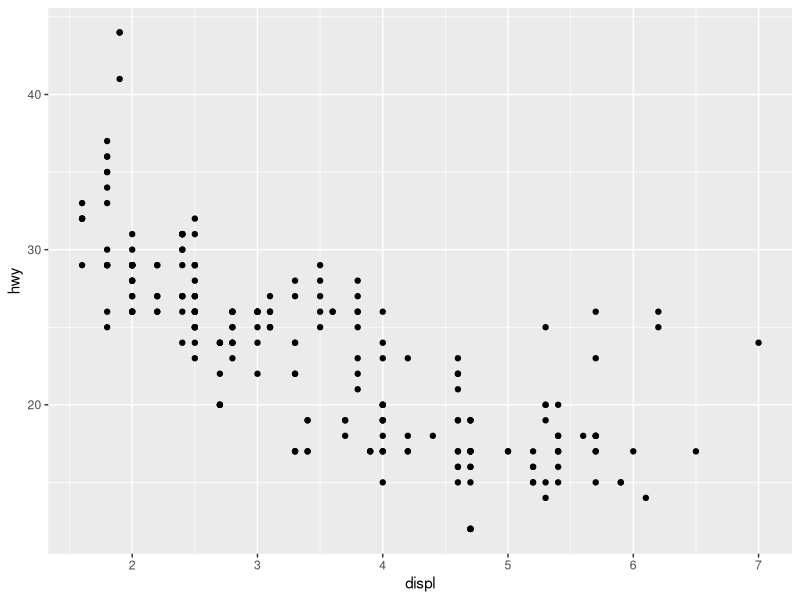
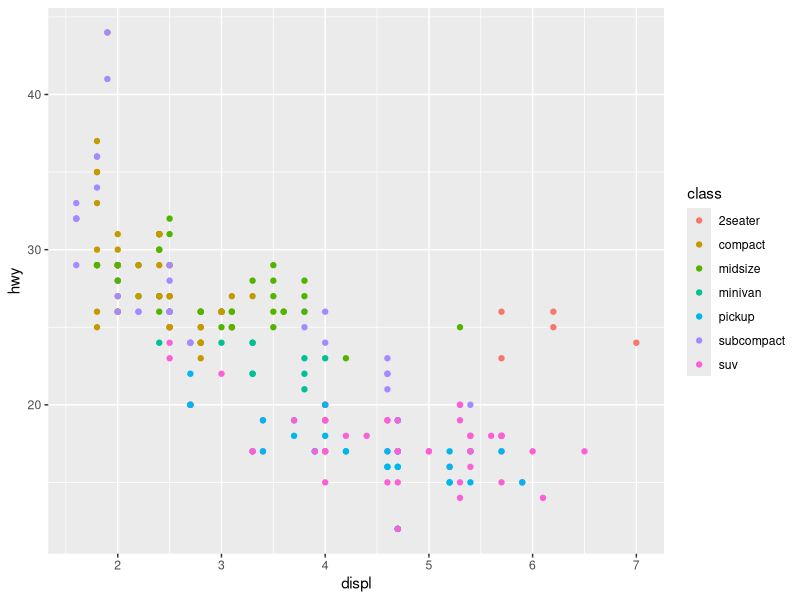
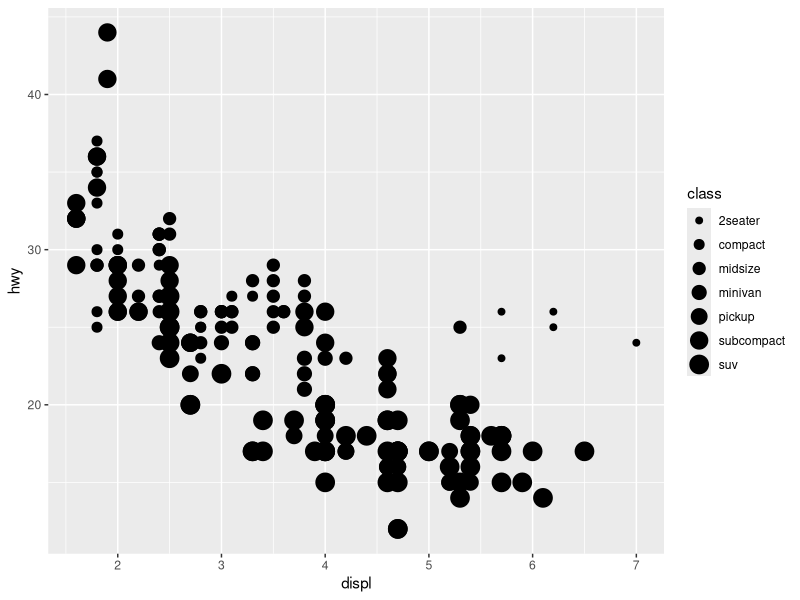
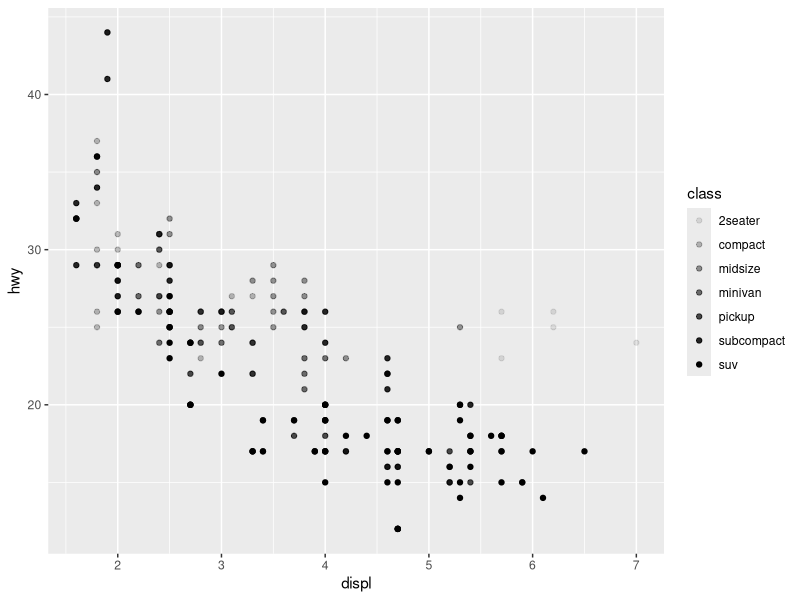
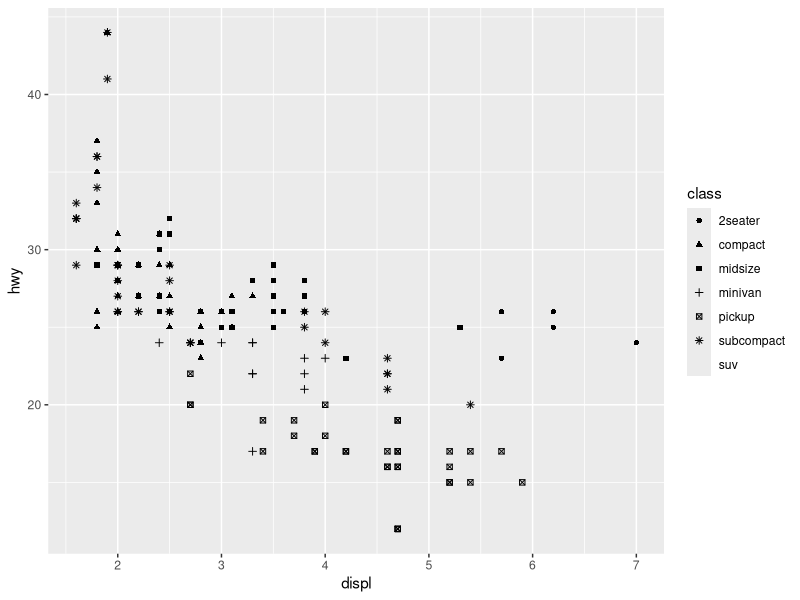
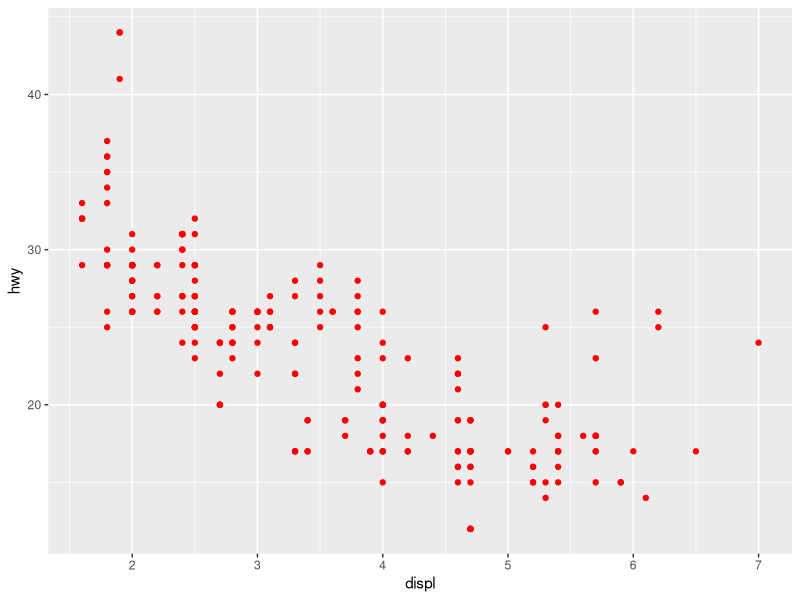
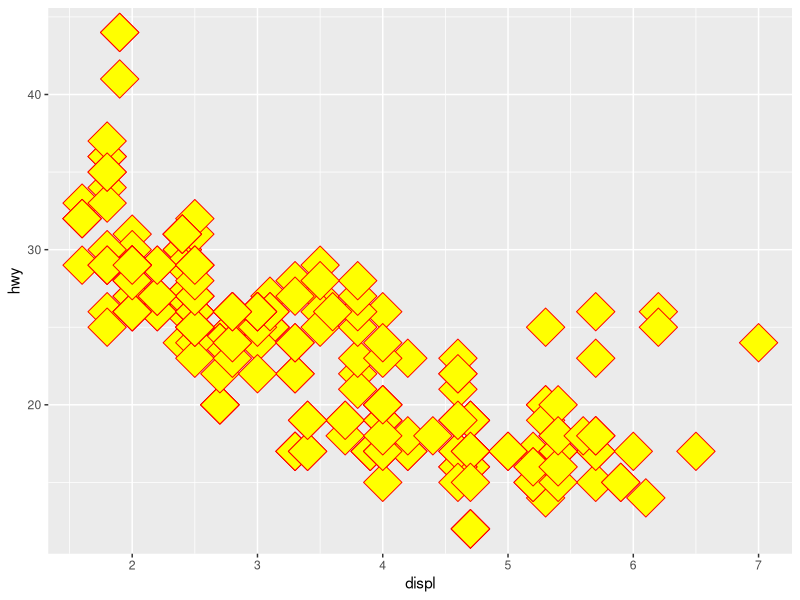
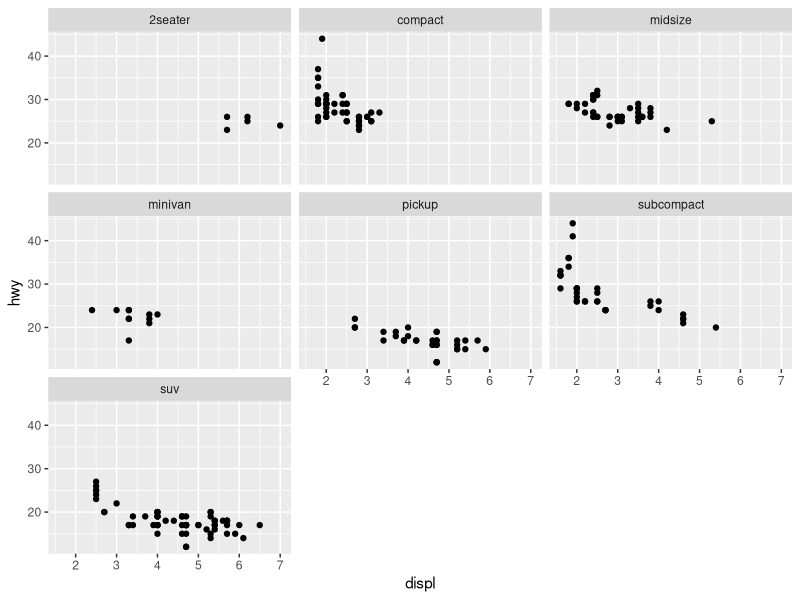

R code for these plots, in order:
#Data Visualization - 6th October 2021
library(tidyverse)

#tidyverse 1.3.1 ──
# ✓ ggplot2 3.3.5     ✓ purrr   0.3.4
# ✓ tibble  3.1.5     ✓ dplyr   1.0.7
# ✓ tidyr   1.1.4     ✓ stringr 1.4.0
# ✓ readr   2.0.2     ✓ forcats 0.5.1


#Preguntas que nos plantean:

#Los coches con motor más grande consumen más combustible
#que los coches con motor más pequeño.
#La relación consumo / tamaño es lineal? Es no lineal? Es exponencial?
#Es positiva? Es negativa?

View(mpg)
?mpg #help(mpg)
# displ: Tamaño de la cilindrada del motor del vehículo en litros.
# hwy: nº de millas recorridas en autopista por galón de combustible. (3,785411784 litros)
# Es una medida de la eficencia energética cuando el coche va por la autopista, cuántas millas
#es capaz de recorrer sólo con un galón de gasolina. 

#Scatter plot(nube de puntos)
ggplot(data = mpg) +
  geom_point(mapping = aes(x = displ, y = hwy))

# Este gráfico nos muestra una relación negativa entre el tamaño del motor
# y la eficiencia energética del combustible, es decir, cuánto mayor es el motor, 
# menos millas hace el coche, menor eficiencia y por tanto, más gasta el vehículo. 


# Queremos ver si aquellos puntos que salen del patrón general, es decir aquellos
# con un alto displ y bajo hwy (denominados outliers) se corresponden a vehículos
#híbridos ya que así justificaría que se diese esta situación ya que no sólo gastan
# combustible sino que gastan electricidad.

#Para llevar a cabo lo anterior, vamos a utilizar la variable class y vamos a 
#a representar la nube de puntos en función de dicha variable. Para ello, se
#modifica la estética de los puntos "aes". La estética incluye la posición, el 
# tamaño, forma o incluso el color de los puntos.

ggplot(data = mpg) + 
  geom_point(mapping = aes(x = displ, y = hwy, color = class))

# La conclusión que podemos sacar es que casi todos estos outliers (gran tamaño
#de motor pero bajo nivel de consumo) son coches 2seater, coches de dos asientos,
#es decir, coche para dos personas. Un 2seater podría ser un convertible, 
#un descapotable o coches pequeños. 
#En efecto, estos coches no tienen pinta de que vayan a ser híbridos, de hecho
#un coche de dos asientos es todo lo contrario, es un deportivo. Sin embargo, 
#parece ser que los coches deportivos tienen un motor más grande en cuanto a 
#capacidad de combustible que un suv (utilitario común familiar) ya que están
#mucho más a la derecha, incluso también más que las furgonetas pickup, pero
#también tiene un cuerpo más pequeño que un compacto o un midsize, lo que hace que 
#compense el tener un motor grande y ser más ergónomico, aereodinámico para
#obtener un número de millas más alto por unidad de galón. Por tanto, estos 
#coches parece ser que cumplen las expectativas y cuadran con los datos que teníamos.

#También podríamos haber mapeado la clase a la estética del tamaño de los puntos:
# (conviene que sea numérico)

ggplot(data = mpg) + 
  geom_point(mapping = aes(x = displ, y = hwy, size = class))

#Ahora podríamos utilizar la estética de alpha que controle la transparencia
#de los puntos.

ggplot(data = mpg) + 
  geom_point(mapping = aes(x = displ, y = hwy, alpha = class))

# A continuación vamos a utilizar la estética de la forma de los puntos.
#(solo permite 6 formas a la vez).

ggplot(data = mpg) + 
  geom_point(mapping = aes(x = displ, y = hwy, shape = class))

#Además podemos elegir de forma manual la estética.
#Estética global:fuera del mapping

ggplot(data = mpg)+
  geom_point(mapping = aes(x = displ, y = hwy), color = "red")
#color = nombre del color en formato string
#size = tamaño del punto en mm
#shape = forma del punto con números desde el 0 al 25.
# 0 - 14: son formas huecas y por tanto sólo se le puede cambiar el color.
# 15 - 20: son formas rellenas de color, por tanto se le puede cambiar el color.
# 21 - 25: son formas con borde y relleno, y se les puede cambiar el color (borde)
# y el fill (relleno).

ggplot(data = mpg)+
  geom_point(mapping = aes(x = displ, y = hwy),
             shape = 23, size = 10, color = "red",
             fill = "yellow")


## FACETS: Dividir el plot en subplots, cada una correspondiente a una categoría.
# facet_wrap(~<FORMULA_VARIABLE>): La variable debe ser discreta categórica. Realiza un
#gráfico para cada categoría.

ggplot(data = mpg) +
  geom_point(mapping = aes(x = displ, y = hwy)) + #Representacion de los datos
  facet_wrap(~class, nrow = 3) #Distribución, segmentación segun una variable.

# facet_grid(<FORMULA_VARIABLE1>~<FORMULA_VARIABLE2>) Para combinar dos
# variables categóricas.

ggplot(data = mpg) +
  geom_point(mapping = aes(x = displ, y = hwy)) +
  facet_grid(drv~cyl)

ggplot(data = mpg) +
  geom_point(mapping = aes(x = displ, y = hwy)) +
  facet_grid(.~cyl)


# OBJETO GEOMÉTRICO:
# Es lo que se utiliza en ggplot2 para representar visualmente el dato.

# Diferentes geometrías:

ggplot(data = mpg) +
  geom_point(mapping = aes(x = displ, y = hwy))

ggplot(data = mpg) +
  geom_smooth(mapping = aes(x = displ, y = hwy))

ggplot(data = mpg) +
  geom_smooth(mapping = aes(x = displ, y = hwy, linetype = drv, color = drv))

ggplot(data = mpg) +
  geom_point(mapping = aes(x = displ, y = hwy,  color = drv)) +
  geom_smooth(mapping = aes(x = displ, y = hwy, linetype = drv, color = drv))
